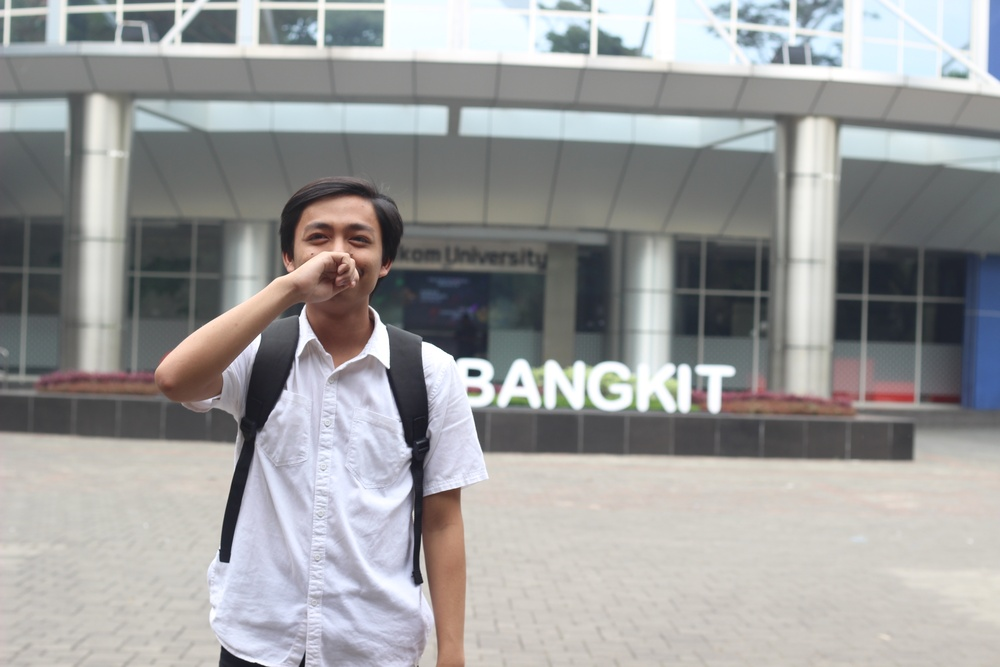
#> input picture Pertemuan 1/My_Img.JPG, 1000 x 667 px, shrunk from 3456 x 2304 before the run
$ jupyter execute change_colorspaces.ipynb
#> lines starting #> are read from the running program, lines starting #| are printed output that depends on the picture
# Tugas 1 FG

**TODO:**
* Program konversi warna dari RGB ke HSV
* Menampilkan Histogram

[cell 1]
# Import library
import cv2
from matplotlib import pyplot as plt

[cell 2]
def convertToHsv():
    my_img = cv2.imread('My_Img.JPG', 1)
#> my_img is the input picture: shape (667, 1000, 3); mean B, G, R 156.2, 156.3, 156.2

    my_hsv = cv2.cvtColor(my_img, cv2.COLOR_RGB2HSV)
#> my_hsv: shape (667, 1000, 3); mean H, S, V 65.4, 22.2, 162.8

    # Memiskan gambar hsv
    h, s, v = cv2.split(my_hsv)
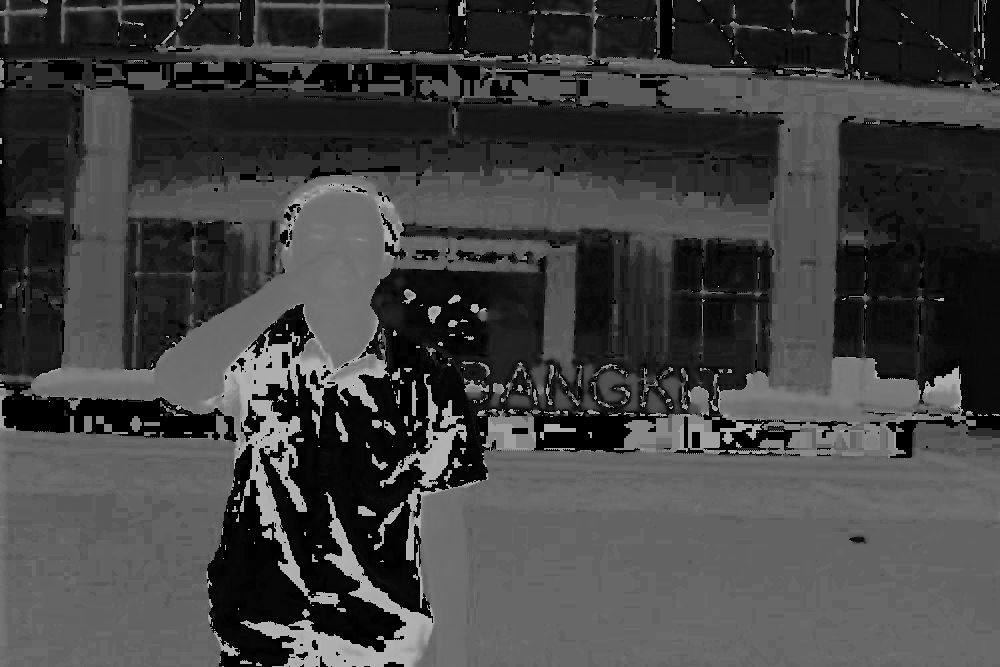
#> h: shape (667, 1000); min 0, max 179, mean 65.4
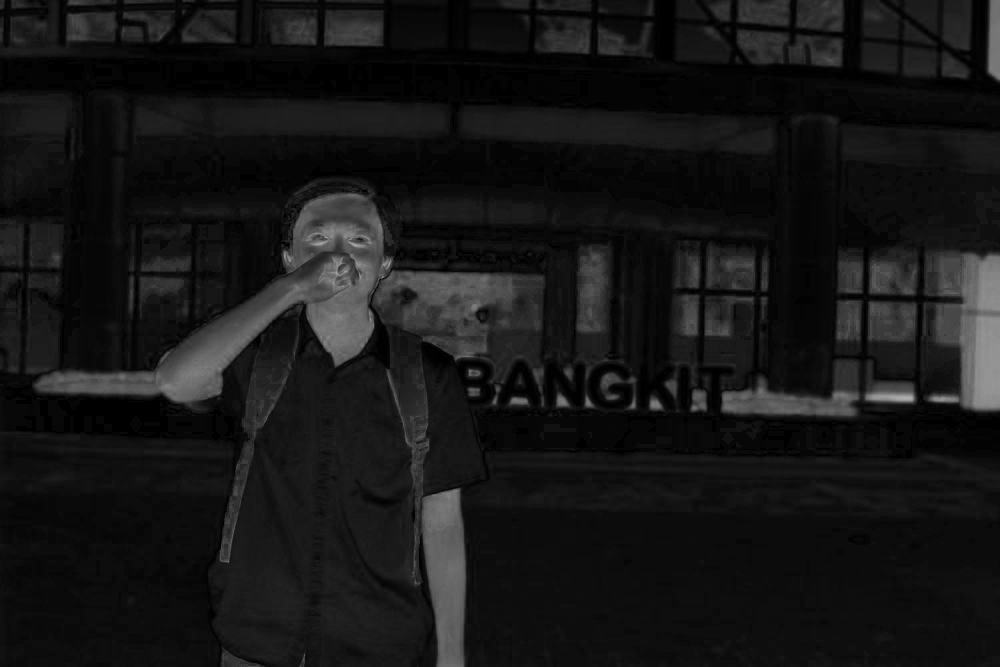
#> s: shape (667, 1000); min 0, max 175, mean 22.2
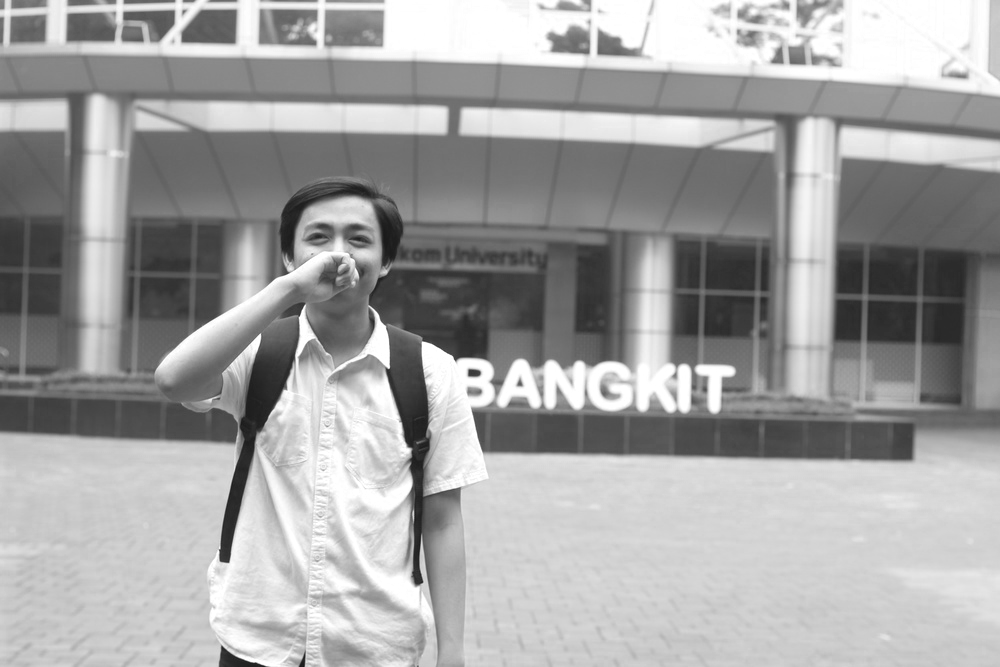
#> v: shape (667, 1000); min 24, max 255, mean 162.8

    return my_img, my_hsv, h, s, v

[cell 3]
def makeHsvHist(my_hsv):
    hist = cv2.calcHist([my_hsv], [0, 1], None, [180, 256], [0, 180, 0, 256])
    plt.plot(hist)
    plt.show()

[cell 4]
def showImg(my_img, img_name):
    cv2.namedWindow(img_name, cv2.WINDOW_NORMAL)
    cv2.imshow(img_name,my_img)
    cv2.waitKey(0)
    cv2.destroyAllWindows()

[cell 5]
## Main Program

my_img, my_hsv, h, s, v = convertToHsv()

print('Menu :')
print('1. Show RGB Image')
print('2. Show HSV Image')
print('3. Show H Image')
print('4. Show S Image')
print('5. Show V Image')
print('6. Show HSV Histogram')
print('7. Exit\n')

input_menu = int(input("Input Pilihan : "))
#> the answer given: 1
